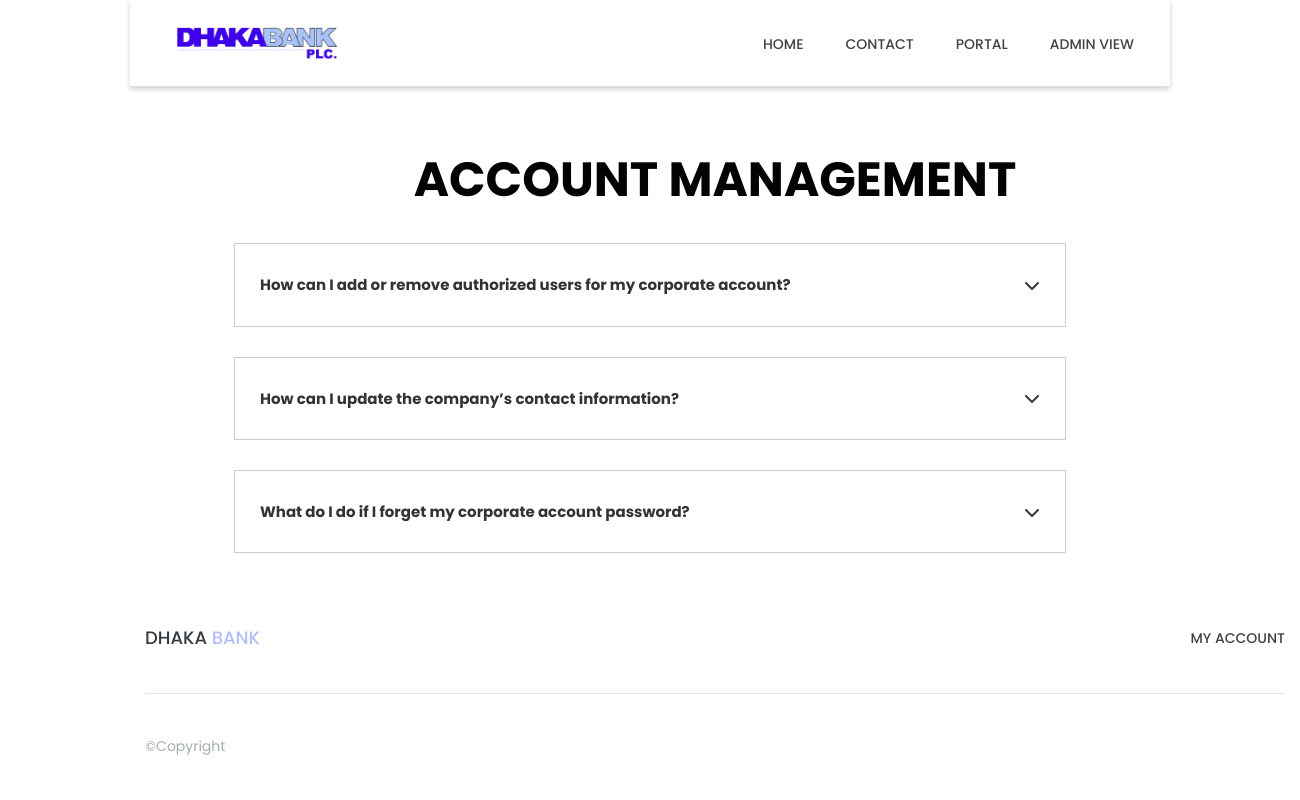
Screenshot of /faq.php?category_id=1 with the database file from the repository.
### tables this page shows
CREATE TABLE `categories` (
  `category_id` int(11) NOT NULL,
  `category_name` varchar(50) NOT NULL
);

CREATE TABLE `answers` (
  `question_id` int(11) DEFAULT NULL,
  `answer_id` int(11) NOT NULL,
  `answer` mediumtext NOT NULL
);

CREATE TABLE `questions` (
  `category_id` int(11) DEFAULT NULL,
  `question_id` int(11) NOT NULL,
  `question` mediumtext NOT NULL
);

### faq.php (the view, shortened to what this page needs)
<?php
include('db_connect.php');
$category_id = isset($_GET['category_id']) ? intval($_GET['category_id']) : 0;
$category_stmt = $conn->prepare("SELECT category_name FROM categories WHERE category_id = ?");
$category_stmt->bind_param("i", $category_id);
$category_stmt->execute();
$category_result = $category_stmt->get_result();
$category = $category_result->fetch_assoc();
$faq_stmt = $conn->prepare("
        SELECT q.question_id, q.question, a.answer
        FROM questions q
        JOIN answers a ON q.question_id = a.question_id
        WHERE q.category_id = ?
");
$faq_stmt->bind_param("i", $category_id);
$faq_stmt->execute();
$faq_result = $faq_stmt->get_result();
?>
<!doctype html>
<html class="no-js" lang="en">
<head>
    <link rel="stylesheet" href="assets/css/font-awesome.min.css">
	<link rel="stylesheet" href="assets/css/linearicons.css">
    <link rel="stylesheet" href="assets/css/animate.css">
    <link rel="stylesheet" href="assets/css/flaticon.css">
    <link rel="stylesheet" href="assets/css/slick.css">
	<link rel="stylesheet" href="assets/css/slick-theme.css">
    <link rel="stylesheet" href="assets/css/bootstrap.min.css">
	<link rel="stylesheet" href="assets/css/bootsnav.css" >
    <link rel="stylesheet" href="assets/css/style.css">
    <link rel="stylesheet" href="assets/css/responsive.css">
	<link rel="stylesheet" href="https://cdnjs.cloudflare.com/ajax/libs/font-awesome/6.2.1/css/all.min.css"/>
</head>
<body>
	<section class="top-area">
		<div class="header-area">
		    <nav class="navbar navbar-default bootsnav  navbar-sticky navbar-scrollspy"  data-minus-value-desktop="70" data-minus-value-mobile="55" data-speed="1000">
		        <div class="container">
		            <div class="collapse navbar-collapse menu-ui-design" id="navbar-menu">
		                <ul class="nav navbar-nav navbar-right" data-in="fadeInDown" data-out="fadeOutUp">
		                    <li><a href="index.php">home</a></li>
		                    <li><a href="">contact</a></li>
							<li><a href="https://cportal.dhakabank.com.bd/">Portal</a></li>
							<li><a href="test.php">Admin View</a></li>
		                </ul>
						<a href="index.php">
							<img src="./assets/images/welcome-hero/logo.png" alt="logo" data-in="fadeInDown" data-out="fadeOutUp">
						</a>
		            </div>
		        </div>
		    </nav>
		</div>
	</section>
	<section id="home" class="welcome-hero">
		<div class="container">
			<div class="welcome-hero-txt">
                <h2><?= htmlspecialchars($category['category_name']) ?></h2>
			</div>
		</div>
	</section>
	<div class="wrapper">
    	<?php while ($row = $faq_result->fetch_assoc()): ?>
    	    <div class="faq">
    	        <button class="accordion">
    	            <?= htmlspecialchars($row['question']) ?>
    	            <i class="fa-solid fa-chevron-down"></i>
    	        </button>
    	    </div>
    	<?php endwhile; ?>
	</div>
	<footer id="footer"  class="footer">
		<div class="container">
			<div class="footer-menu">
	           	<div class="row">
		           	<div class="col-sm-3">
		           		 <div class="navbar-header">
			                <a class="navbar-brand" href="index.php">DHAKA <span>BANK</span></a>
			            </div>
		           	</div>
		           	<div class="col-sm-9">
		           		<ul class="footer-menu-item">
		                    <li class=" scroll"><a href="#contact">my account</a></li>
		                </ul>
		           	</div>
	           </div>
			</div>
			<div class="hm-footer-copyright">
				<div class="row">
					<div class="col-sm-5">
						<p>
							&copy;copyright
						</p>
					</div>
				</div>
			</div>
		</div>
    </footer>
</body>
</html>

### assets/css/bootsnav.css (style rules this page uses)
nav.bootsnav .container { position: relative; }
nav.navbar.bootsnav { margin-bottom: 0; -moz-border-radius: 0px; -webkit-border-radius: 0px; -o-border-radius: 0px; border-radius: 0px; background-color: #fff; border: none; border-bottom: solid 1px #e0e0e0; z-index: 9; }
nav.navbar.bootsnav ul.nav > li > a { color: #6f6f6f; background-color: transparent; outline: none; margin-bottom: -2px; }
body { -webkit-transition: all 0.3s ease-in-out; -moz-transition: all 0.3s ease-in-out; -o-transition: all 0.3s ease-in-out; -ms-transition: all 0.3s ease-in-out; transition: all 0.3s ease-in-out; }
.wrap-sticky nav.navbar.bootsnav { position: absolute; width: 100%; left: 0; top: 0; }
@media (min-width: 1024px) { nav.navbar.bootsnav ul.nav > li > a { padding: 30px 15px; font-weight: 600; } }

### assets/css/style.css (style rules this page uses)
* { padding: 0; margin: 0; }
* { -webkit-box-sizing:border-box; -moz-box-sizing:border-box; -o-box-sizing:border-box; -ms-box-sizing:border-box; box-sizing:border-box; }
body { font-family: 'Poppins', sans-serif; font-size:14px; color:#fff; text-transform:initial; max-width:1990px; margin:0 auto; overflow-x:hidden; background-color: #fff; }
a,a:hover,a:active,a:focus { display:inline-block; text-decoration:none; color: #343a3f; font-size:16px; padding:0; font-weight: 500; text-transform: capitalize; }
h1,h2,h3,h4,h5,h6 { margin: 0; color:#030303; font-size: 15px; font-weight: 500; text-transform: capitalize; }
p { margin: 0; color:#767f86; font-size:14px; line-height: 1.8; text-transform: initial; }
ul { padding: 0; margin: 0 auto; list-style: none; }
ul li { list-style: none; }
select,input,textarea,button { box-shadow:none;outline:0!important; }
button { background: transparent;border: 0;font-size: 12px; }
html,body { height: 100%; }
nav.navbar.bootsnav { background-color:#fff; box-shadow: 0 2px 5px rgba(0,0,0,.2); }
.navbar-header a.navbar-brand,.navbar-header a.navbar-brand:hover,.navbar-header a.navbar-brand:focus { display: inline-block; padding: 34px 0px; width: 100%; }
.navbar-header a.navbar-brand span { display: inline-block;color:#b3bef7;text-transform:capitalize; }
nav.navbar.bootsnav ul.nav > li > a { color: #424242; font-size: 14px; font-weight: 500; text-transform:uppercase; -webkit-transition: 0.3s linear; -moz-transition: 0.3s linear; -ms-transition: 0.3s linear; -o-transition: 0.3s linear; transition: 0.3s linear; }
nav.navbar.bootsnav ul.nav > li > a { padding:34px 21px; }
.navbar { display: flex; align-items: center; padding-left: 15px; }
.navbar img { height: 35px; width: auto; margin-right: 15px; margin-top: 25px; }
.menu-ui-design { overflow-y:scroll;height: 350px; }
.welcome-hero { position: relative; background-position:center; background-size:cover; text-align: center; }
.welcome-hero:before { position: absolute; content: " "; top: 0; left: 0; width: 100%; height: 100%; z-index: -1; }
.welcome-hero-txt { padding-top: 60px; color: #030303; }
.welcome-hero-txt h2 { font-size: 48px; font-weight: 700; text-transform: uppercase; letter-spacing: 3 px; line-height: 1.4; margin: auto; }
.footer-menu { padding: 45px 0; }
.footer-menu .navbar-header { padding:0; }
.footer-menu .navbar-header a.navbar-brand,.footer-menu.footer-menu .navbar-header a.navbar-brand:hover,.footer-menu .navbar-header a.navbar-brand:focus { padding:0; height: 0; }
.footer-menu ul.footer-menu-item { text-align: right; }
.footer-menu ul.footer-menu-item li { display: inline-block; }
.footer-menu ul.footer-menu-item li a { color: rgb(66, 66, 66); font-size: 14px; text-transform: uppercase; padding-left: 40px; -webkit-transition:0.3s linear; -moz-transition:0.3s linear; -o-transition:0.3s linear; transition:0.3s linear; }
.hm-footer-copyright { padding: 40px 0; border-top: 1px solid #e1e5eb; }
.hm-footer-copyright p,.hm-footer-copyright p a { color: #a5adb3; font-size: 14px; font-weight: 400; text-transform: capitalize; }
.wrapper { max-width: 80%; margin: auto; }
.accordion { background-color: white; color: rgba(0, 0, 0, 0.8); cursor: pointer; font-size: 15px; width: 100%; padding: 3rem 2.5rem; border: none; outline: none; transition: 0.4s; display: flex; justify-content: space-between; align-items: center; font-weight: bold; }
.accordion i { font-size: 1.6rem; }
.faq { border: 1px solid rgba(0, 0, 0, 0.2); margin: 30px 0; }

### rows the page displays
categories: category_name "ACCOUNT MANAGEMENT"
answers: question.question "How can I add or remove authorized users for my corporate account?"
answers: question.question "How can I update the company’s contact information?"
answers: question.question "What do I do if I forget my corporate account password?"
